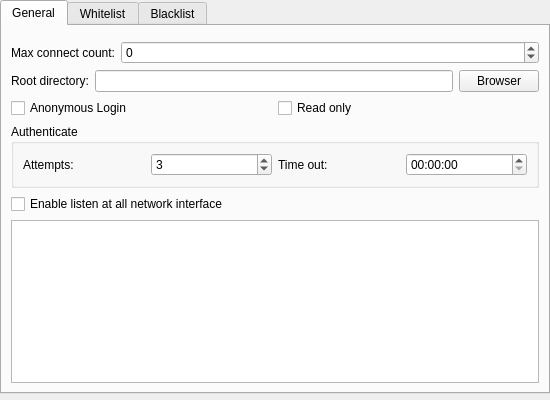
<?xml version="1.0" encoding="UTF-8"?>
<ui version="4.0">
 <class>CParameterServerUI</class>
 <widget class="QWidget" name="CParameterServerUI">
  <property name="geometry">
   <rect>
    <x>0</x>
    <y>0</y>
    <width>550</width>
    <height>400</height>
   </rect>
  </property>
  <property name="windowTitle">
   <string/>
  </property>
  <layout class="QGridLayout" name="gridLayout">
   <property name="leftMargin">
    <number>0</number>
   </property>
   <property name="topMargin">
    <number>0</number>
   </property>
   <property name="rightMargin">
    <number>0</number>
   </property>
   <property name="bottomMargin">
    <number>6</number>
   </property>
   <item row="0" column="0">
    <widget class="QTabWidget" name="tabWidget">
     <property name="currentIndex">
      <number>0</number>
     </property>
     <widget class="QWidget" name="General">
      <attribute name="title">
       <string>General</string>
      </attribute>
      <layout class="QGridLayout" name="gridLayout_3">
       <item row="0" column="0">
        <widget class="CParameterNetUI" name="wNet" native="true"/>
       </item>
       <item row="1" column="0">
        <layout class="QHBoxLayout" name="horizontalLayout_5">
         <item>
          <widget class="QLabel" name="label">
           <property name="text">
            <string>Max connect count:</string>
           </property>
          </widget>
         </item>
         <item>
          <widget class="QSpinBox" name="sbConnectCount">
           <property name="sizePolicy">
            <sizepolicy hsizetype="Expanding" vsizetype="Fixed">
             <horstretch>0</horstretch>
             <verstretch>0</verstretch>
            </sizepolicy>
           </property>
           <property name="minimum">
            <number>-1</number>
           </property>
           <property name="maximum">
            <number>65536</number>
           </property>
          </widget>
         </item>
        </layout>
       </item>
       <item row="2" column="0">
        <layout class="QHBoxLayout" name="horizontalLayout_9">
         <item>
          <widget class="QLabel" name="label_8">
           <property name="text">
            <string>Root directory:</string>
           </property>
          </widget>
         </item>
         <item>
          <widget class="QLineEdit" name="leRoot"/>
         </item>
         <item>
          <widget class="QPushButton" name="pbRoot">
           <property name="text">
            <string>Browser</string>
           </property>
          </widget>
         </item>
        </layout>
       </item>
       <item row="3" column="0">
        <layout class="QHBoxLayout" name="horizontalLayout_2">
         <item>
          <widget class="QCheckBox" name="cbAnonymousLogin">
           <property name="text">
            <string>Anonymous Login</string>
           </property>
          </widget>
         </item>
         <item>
          <widget class="QCheckBox" name="cbReadOnly">
           <property name="text">
            <string>Read only</string>
           </property>
          </widget>
         </item>
        </layout>
       </item>
       <item row="4" column="0">
        <widget class="QGroupBox" name="groupBox">
         <property name="title">
          <string>Authenticate</string>
         </property>
         <layout class="QGridLayout" name="gridLayout_2">
          <item row="0" column="0">
           <layout class="QHBoxLayout" name="horizontalLayout">
            <item>
             <widget class="QLabel" name="label_2">
              <property name="text">
               <string>Attempts:</string>
              </property>
             </widget>
            </item>
            <item>
             <widget class="QSpinBox" name="spAuthenticateAttempts">
              <property name="value">
               <number>3</number>
              </property>
             </widget>
            </item>
            <item>
             <widget class="QLabel" name="label_3">
              <property name="text">
               <string>Time out:</string>
              </property>
             </widget>
            </item>
            <item>
             <widget class="QTimeEdit" name="tmAuthenticateTimeOut">
              <property name="displayFormat">
               <string>HH:mm:ss</string>
              </property>
             </widget>
            </item>
           </layout>
          </item>
         </layout>
        </widget>
       </item>
       <item row="5" column="0">
        <widget class="QCheckBox" name="cbListenAll">
         <property name="text">
          <string>Enable listen at all network interface</string>
         </property>
        </widget>
       </item>
       <item row="6" column="0">
        <widget class="QListView" name="lvListen">
         <property name="editTriggers">
          <set>QAbstractItemView::EditTrigger::NoEditTriggers</set>
         </property>
        </widget>
       </item>
      </layout>
     </widget>
     <widget class="QWidget" name="Whitelist">
      <attribute name="title">
       <string>Whitelist</string>
      </attribute>
      <layout class="QGridLayout" name="gridLayout_4">
       <item row="0" column="0">
        <widget class="QListView" name="lvWhtelist">
         <property name="contextMenuPolicy">
          <enum>Qt::ContextMenuPolicy::CustomContextMenu</enum>
         </property>
        </widget>
       </item>
       <item row="1" column="0">
        <layout class="QHBoxLayout" name="horizontalLayout_3">
         <item>
          <spacer name="horizontalSpacer">
           <property name="orientation">
            <enum>Qt::Orientation::Horizontal</enum>
           </property>
           <property name="sizeHint" stdset="0">
            <size>
             <width>20</width>
             <height>20</height>
            </size>
           </property>
          </spacer>
         </item>
         <item>
          <widget class="QPushButton" name="pbAddWhitelist">
           <property name="text">
            <string>Add</string>
           </property>
          </widget>
         </item>
         <item>
          <widget class="QPushButton" name="pbDeleteWhitelist">
           <property name="text">
            <string>Delete</string>
           </property>
          </widget>
         </item>
        </layout>
       </item>
      </layout>
     </widget>
     <widget class="QWidget" name="Blacklist">
      <attribute name="title">
       <string>Blacklist</string>
      </attribute>
      <layout class="QGridLayout" name="gridLayout_6">
       <item row="0" column="0">
        <widget class="QListView" name="lvBlacklist">
         <property name="contextMenuPolicy">
          <enum>Qt::ContextMenuPolicy::CustomContextMenu</enum>
         </property>
        </widget>
       </item>
       <item row="1" column="0">
        <layout class="QGridLayout" name="gridLayout_5">
         <item row="0" column="2">
          <widget class="QPushButton" name="pbDeleteBlacklist">
           <property name="text">
            <string>Delete</string>
           </property>
          </widget>
         </item>
         <item row="0" column="1">
          <widget class="QPushButton" name="pbAddBlacklist">
           <property name="text">
            <string>Add</string>
           </property>
          </widget>
         </item>
         <item row="0" column="0">
          <spacer name="horizontalSpacer_2">
           <property name="orientation">
            <enum>Qt::Orientation::Horizontal</enum>
           </property>
           <property name="sizeHint" stdset="0">
            <size>
             <width>20</width>
             <height>20</height>
            </size>
           </property>
          </spacer>
         </item>
        </layout>
       </item>
      </layout>
     </widget>
    </widget>
   </item>
  </layout>
 </widget>
 <customwidgets>
  <customwidget>
   <class>CParameterNetUI</class>
   <extends>QWidget</extends>
   <header location="global">ParameterNetUI.h</header>
   <container>1</container>
  </customwidget>
 </customwidgets>
 <resources/>
 <connections/>
</ui>
